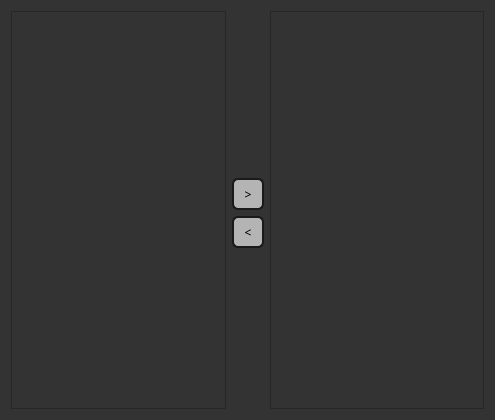
<?xml version="1.0" encoding="UTF-8"?>
<ui version="4.0">
 <class>GroupManager</class>
 <widget class="QDialog" name="GroupManager">
  <property name="geometry">
   <rect>
    <x>0</x>
    <y>0</y>
    <width>495</width>
    <height>420</height>
   </rect>
  </property>
  <property name="windowTitle">
   <string>Dialog</string>
  </property>
  <property name="styleSheet">
   <string notr="true">* {	
	background: rgb(51,51,51);
	color: rgb(255, 255, 255);
}</string>
  </property>
  <layout class="QGridLayout" name="gridLayout">
   <item row="1" column="1">
    <layout class="QVBoxLayout" name="verticalLayout">
     <item>
      <widget class="QPushButton" name="CreateGroup">
       <property name="sizePolicy">
        <sizepolicy hsizetype="Maximum" vsizetype="Maximum">
         <horstretch>32</horstretch>
         <verstretch>32</verstretch>
        </sizepolicy>
       </property>
       <property name="minimumSize">
        <size>
         <width>32</width>
         <height>32</height>
        </size>
       </property>
       <property name="maximumSize">
        <size>
         <width>32</width>
         <height>32</height>
        </size>
       </property>
       <property name="font">
        <font>
         <family>Share Tech Mono</family>
        </font>
       </property>
       <property name="styleSheet">
        <string notr="true">                                   
border: 2px solid rgb(26,26,26); 
border-radius: 6px; 
color: rgb(0,0,0); 
background: rgb(180,180,180); 
                                   </string>
       </property>
       <property name="text">
        <string>&gt;</string>
       </property>
      </widget>
     </item>
     <item>
      <widget class="QPushButton" name="DeleteGroup">
       <property name="sizePolicy">
        <sizepolicy hsizetype="Maximum" vsizetype="Maximum">
         <horstretch>32</horstretch>
         <verstretch>32</verstretch>
        </sizepolicy>
       </property>
       <property name="minimumSize">
        <size>
         <width>32</width>
         <height>32</height>
        </size>
       </property>
       <property name="maximumSize">
        <size>
         <width>32</width>
         <height>32</height>
        </size>
       </property>
       <property name="font">
        <font>
         <family>Share Tech Mono</family>
        </font>
       </property>
       <property name="styleSheet">
        <string notr="true">border: 2px solid rgb(26,26,26); 
border-radius: 6px; 
color: rgb(0,0,0); 
background: rgb(180,180,180); </string>
       </property>
       <property name="text">
        <string>&lt;</string>
       </property>
      </widget>
     </item>
    </layout>
   </item>
   <item row="0" column="1">
    <spacer name="verticalSpacer">
     <property name="orientation">
      <enum>Qt::Vertical</enum>
     </property>
     <property name="sizeHint" stdset="0">
      <size>
       <width>20</width>
       <height>40</height>
      </size>
     </property>
    </spacer>
   </item>
   <item row="2" column="1">
    <spacer name="verticalSpacer_2">
     <property name="orientation">
      <enum>Qt::Vertical</enum>
     </property>
     <property name="sizeHint" stdset="0">
      <size>
       <width>20</width>
       <height>40</height>
      </size>
     </property>
    </spacer>
   </item>
   <item row="0" column="0" rowspan="3">
    <widget class="QScrollArea" name="DevicesScroll">
     <property name="widgetResizable">
      <bool>true</bool>
     </property>
     <widget class="QWidget" name="scrollAreaDevice">
      <property name="geometry">
       <rect>
        <x>0</x>
        <y>0</y>
        <width>214</width>
        <height>400</height>
       </rect>
      </property>
     </widget>
    </widget>
   </item>
   <item row="0" column="2" rowspan="3">
    <widget class="QScrollArea" name="GroupsScroll">
     <property name="widgetResizable">
      <bool>true</bool>
     </property>
     <widget class="QWidget" name="scrollAreaGroup">
      <property name="geometry">
       <rect>
        <x>0</x>
        <y>0</y>
        <width>213</width>
        <height>400</height>
       </rect>
      </property>
     </widget>
    </widget>
   </item>
  </layout>
 </widget>
 <resources/>
 <connections/>
</ui>
